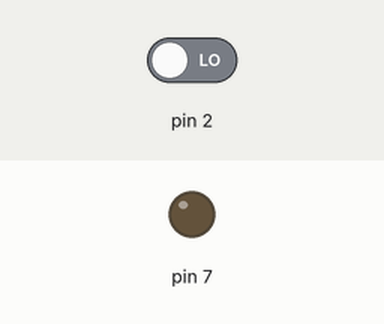
Bench run of a sketch on a simulated Arduino Uno, built with avr-gcc and run on an emulated ATmega328P. Shown: output pins drawn as LEDs (lit = HIGH). The test bench sets the inputs (shaded band); at power-on: pin 2 LOW.

Above: at 1.2 s.
1.3 s: pin 2 driven HIGH
At 2.4 s:
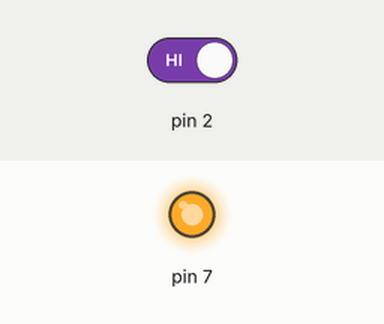
2.8 s: pin 2 driven LOW
At 3.5 s:
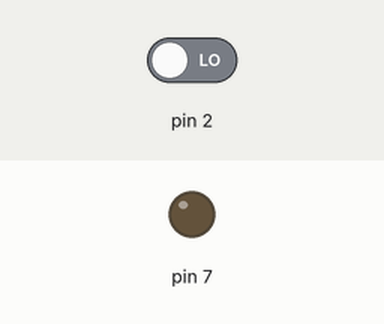
Timing chart, 0 to 5.8 s (numbered marks = the images above; inputs shaded):
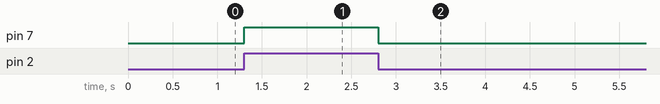

Measured:
- after the input at 1.3 s, pin 7: LOW → HIGH at once
- after the input at 2.8 s, pin 7: HIGH → LOW at once

The sketch:

2_4_3_PB_LED.ino
```cpp
/*
 * Generated using BlocklyDuino:
 *
 * https://github.com/MediaTek-Labs/BlocklyDuino-for-LinkIt
 *
 * Date: Sun, 31 Mar 2019 12:10:05 GMT
 */


void setup()
{
  pinMode(7, OUTPUT);
  digitalWrite(7, LOW);
  pinMode(2, INPUT);
}


void loop()
{
  if (digitalRead(2)) {
    digitalWrite(7, HIGH);

  } else {
    digitalWrite(7, LOW);

  }
}
```
